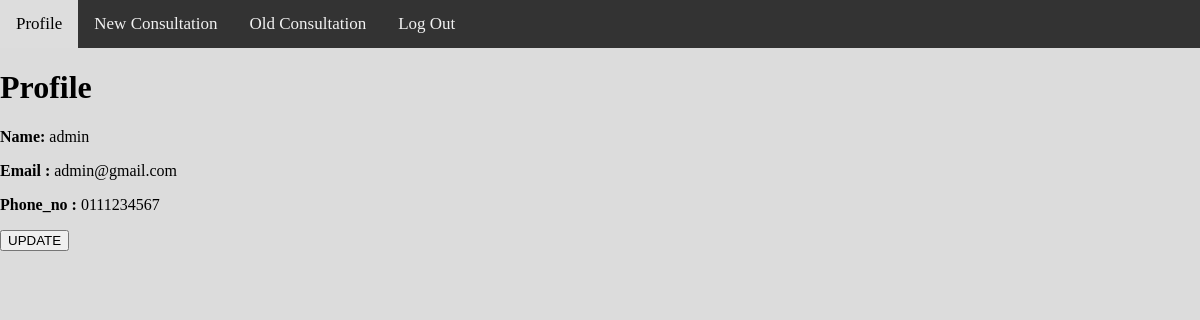
Screenshot of /doctor/dashboard3.php (signed in) with the database file from the repository.
### tables this page shows
CREATE TABLE `user` (
  `id` int(5) NOT NULL,
  `user_name` text NOT NULL,
  `password` varchar(20) NOT NULL,
  `Role` varchar(30) NOT NULL,
  `email` text NOT NULL,
  `phone_no` varchar(11) NOT NULL,
  `name` text NOT NULL
);

### doctor/dashboard3.php (the view, shortened to what this page needs)
 <div class="topnav" id="myTopnav">
  <a href="">Profile</a>
  <a href="consultation.php">New Consultation</a>
   <a href="treatment.php">Old Consultation</a>
  <a href="../logout.php">Log Out</a>
</div>
<?php
$user_id = $_SESSION['id'];
?>
<div class="wrapper row3">
  <div class="rnd">
    <div id="container" class="clear">
      <div id="content">
        <h1>Profile</h1>
        <?php
        $sql="SELECT * FROM user WHERE id='$user_id'";
        $result=mysql_query($sql) or die('SQL Error :: '.mysql_error());
        $db_field = mysql_fetch_assoc($result);
        ?>
        <p><strong>Name: </strong><?php echo $db_field['name'];?></p>
        <p><strong>Email : </strong><?php echo $db_field['email'];?></p>
        <p><strong>Phone_no : </strong><?php echo $db_field['phone_no'];?></p>
        <button> UPDATE </button>
	  </div>
    </div>
  </div>
</div>

### doctor/dashboard3.php (style rules this page uses)
.topnav { overflow: hidden; background-color: #333; }
.topnav a { float: left; display: block; color: #f2f2f2; text-align: center; padding: 14px 16px; text-decoration: none; font-size: 17px; }

### rows the page displays
user: name "admin", email "admin@gmail.com", phone_no "0111234567"
